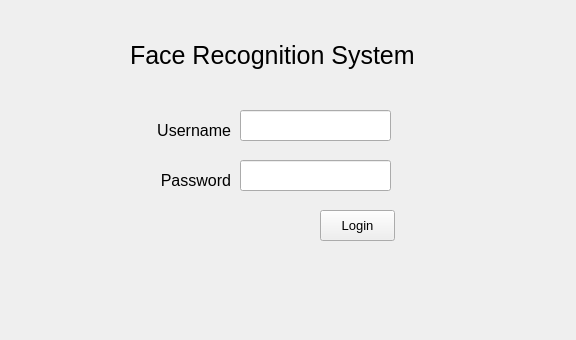
<?xml version="1.0" encoding="UTF-8"?>
<ui version="4.0">
 <class>LoginPage</class>
 <widget class="QMainWindow" name="LoginPage">
  <property name="geometry">
   <rect>
    <x>0</x>
    <y>0</y>
    <width>576</width>
    <height>340</height>
   </rect>
  </property>
  <property name="font">
   <font>
    <pointsize>10</pointsize>
   </font>
  </property>
  <property name="windowTitle">
   <string>Login Page</string>
  </property>
  <widget class="QWidget" name="centralwidget">
   <widget class="QLabel" name="label">
    <property name="geometry">
     <rect>
      <x>150</x>
      <y>120</y>
      <width>81</width>
      <height>21</height>
     </rect>
    </property>
    <property name="font">
     <font>
      <pointsize>12</pointsize>
     </font>
    </property>
    <property name="text">
     <string>Username</string>
    </property>
    <property name="alignment">
     <set>Qt::AlignRight|Qt::AlignTrailing|Qt::AlignVCenter</set>
    </property>
   </widget>
   <widget class="QLabel" name="label_2">
    <property name="geometry">
     <rect>
      <x>160</x>
      <y>160</y>
      <width>71</width>
      <height>41</height>
     </rect>
    </property>
    <property name="font">
     <font>
      <pointsize>12</pointsize>
     </font>
    </property>
    <property name="text">
     <string>Password</string>
    </property>
    <property name="alignment">
     <set>Qt::AlignRight|Qt::AlignTrailing|Qt::AlignVCenter</set>
    </property>
   </widget>
   <widget class="QLineEdit" name="username">
    <property name="geometry">
     <rect>
      <x>240</x>
      <y>110</y>
      <width>151</width>
      <height>31</height>
     </rect>
    </property>
    <property name="font">
     <font>
      <pointsize>12</pointsize>
     </font>
    </property>
    <property name="text">
     <string/>
    </property>
   </widget>
   <widget class="QLineEdit" name="lineEdit_2">
    <property name="geometry">
     <rect>
      <x>240</x>
      <y>160</y>
      <width>151</width>
      <height>31</height>
     </rect>
    </property>
    <property name="font">
     <font>
      <pointsize>12</pointsize>
     </font>
    </property>
    <property name="text">
     <string/>
    </property>
    <property name="echoMode">
     <enum>QLineEdit::Password</enum>
    </property>
   </widget>
   <widget class="QLabel" name="label_3">
    <property name="geometry">
     <rect>
      <x>130</x>
      <y>40</y>
      <width>291</width>
      <height>31</height>
     </rect>
    </property>
    <property name="font">
     <font>
      <pointsize>19</pointsize>
     </font>
    </property>
    <property name="text">
     <string>Face Recognition System</string>
    </property>
   </widget>
   <widget class="QPushButton" name="loginbutton">
    <property name="geometry">
     <rect>
      <x>320</x>
      <y>210</y>
      <width>75</width>
      <height>31</height>
     </rect>
    </property>
    <property name="text">
     <string>Login</string>
    </property>
   </widget>
  </widget>
 </widget>
 <resources/>
 <connections/>
</ui>
